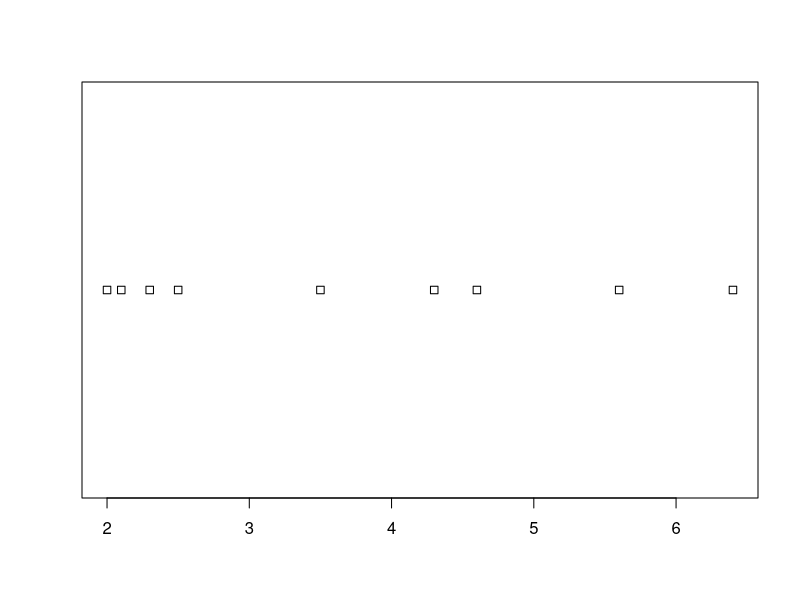
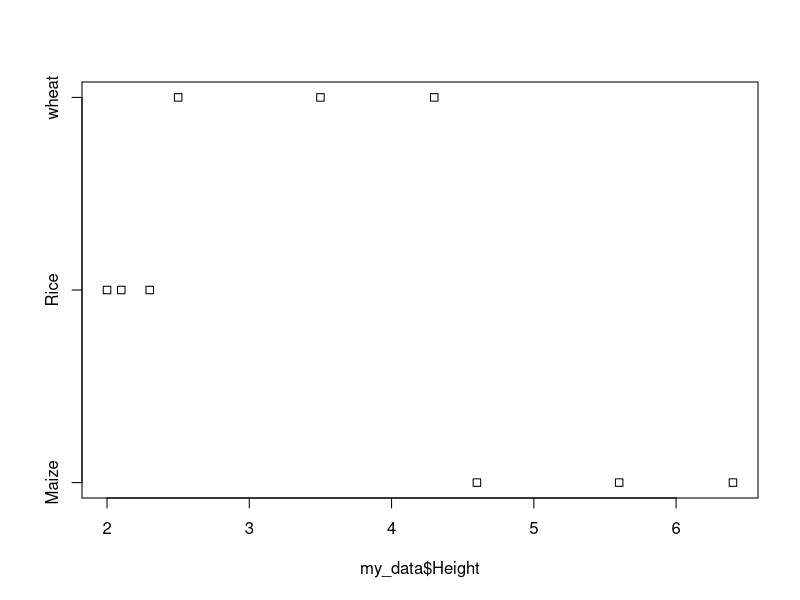
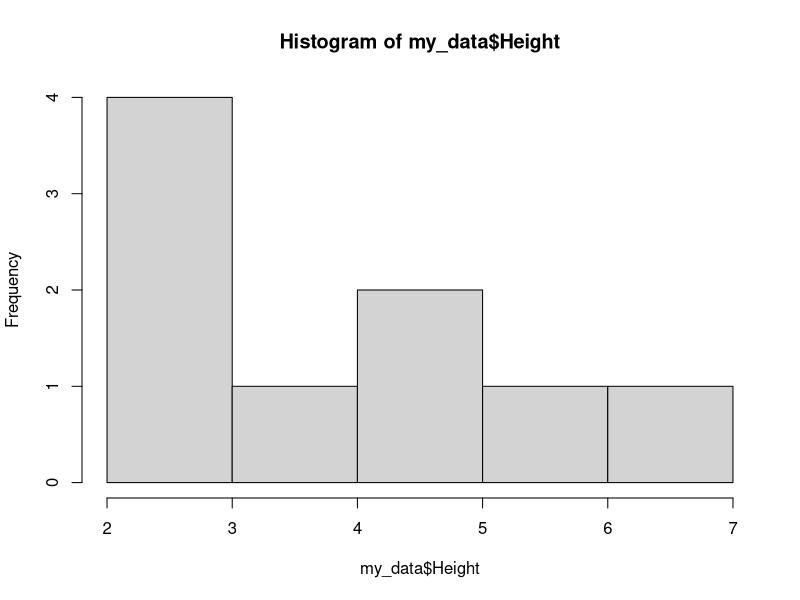
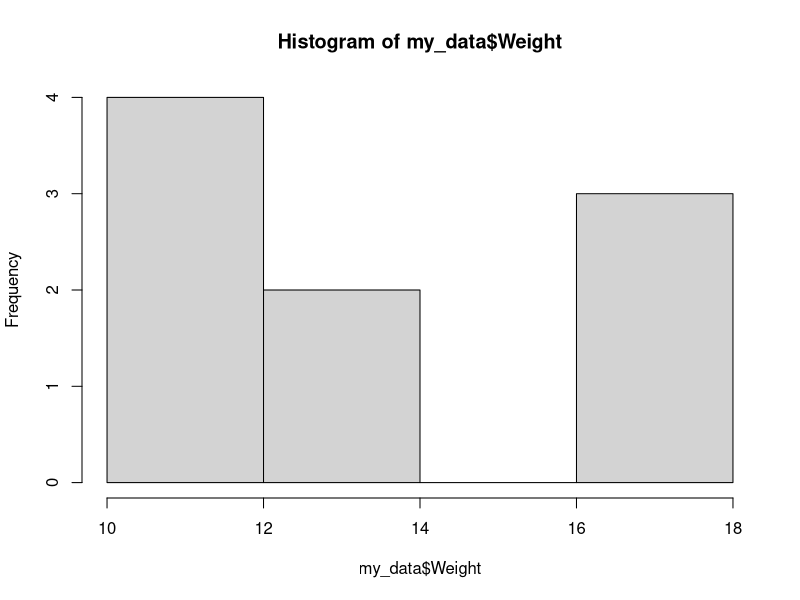
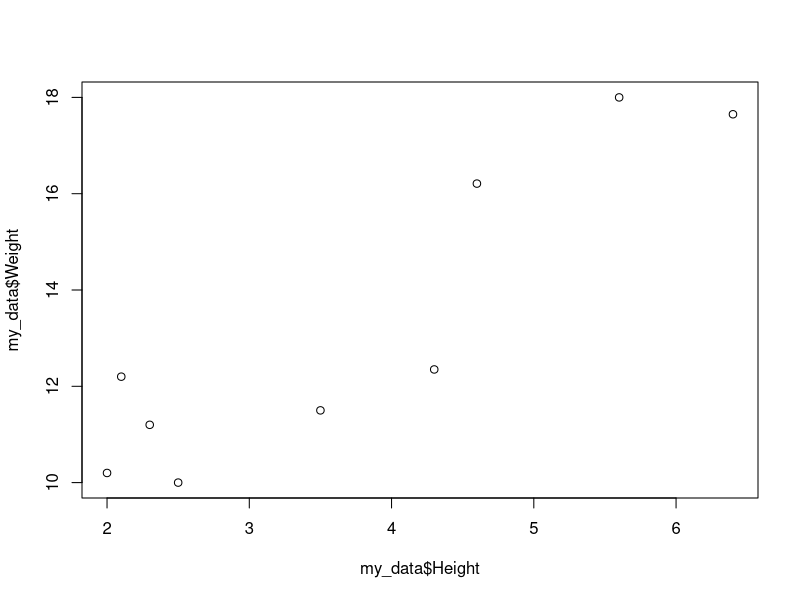
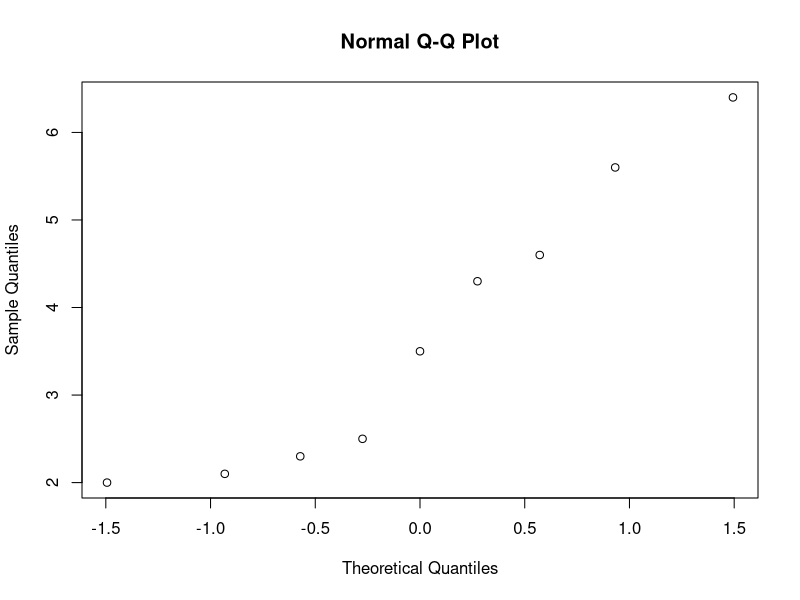
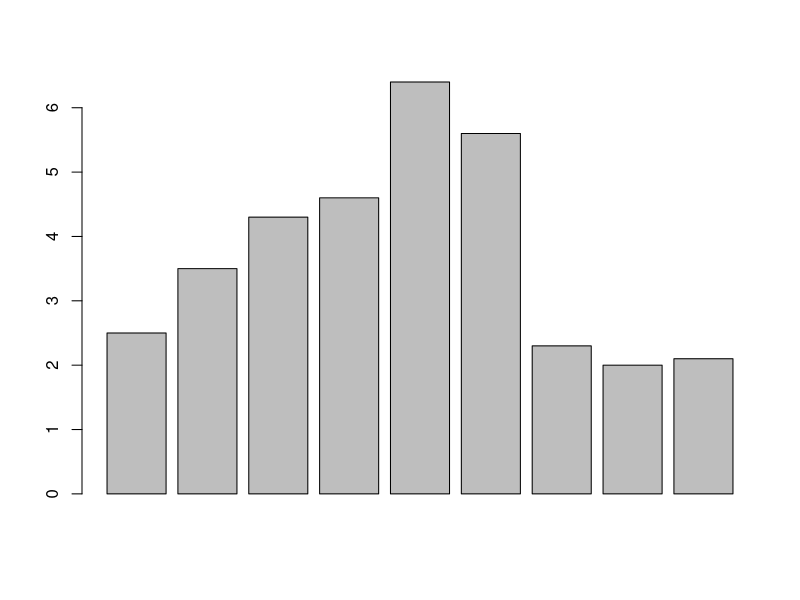
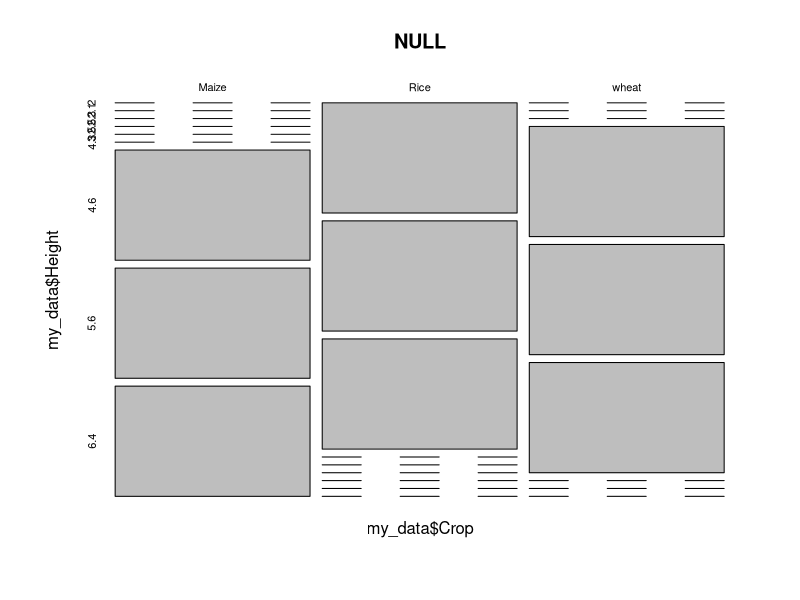

Write R code to recreate these figures, in order.
library(readxl)
library(readxl)
my_data <- read_excel("df.xlsx", sheet = "Sheet1", 
                 col_types = c("text", "numeric", "numeric"))
View(my_data)

# strip chart
stripchart(my_data$Height) # for single variable
stripchart(my_data$Height ~ my_data$Crop) # for two variables

# Histogram chart
hist(my_data$Height)
hist(my_data$Weight)

# scatter plot
plot(my_data$Height, my_data$Weight)

# qqnorm plot
qqnorm(my_data$Height)

# barplot
barplot(my_data$Height)

# mosaic plot
mosaicplot(~ my_data$Crop+my_data$Height)



